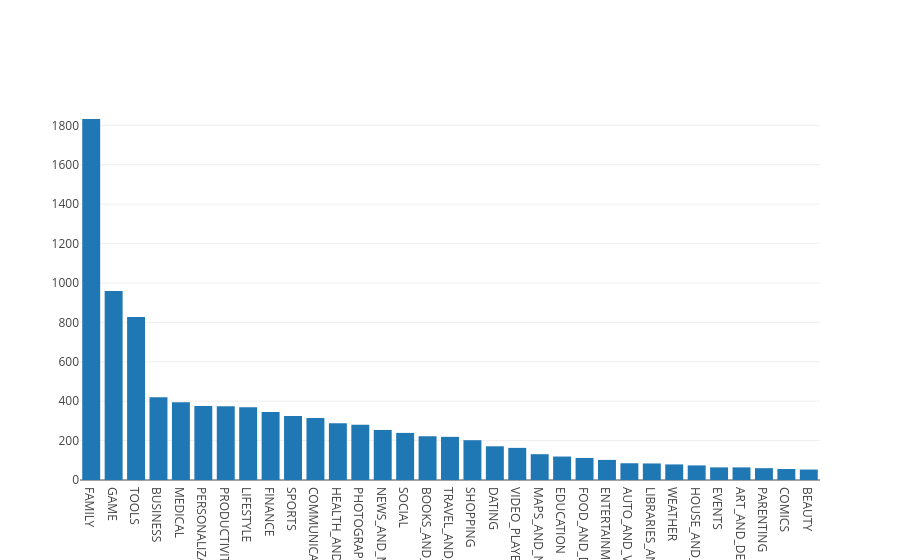

Write notebook code for a chart like this one.
### Markdown cell above
## 4. Exploring app categories
<p>With more than 1 billion active users in 190 countries around the world, Google Play continues to be an important distribution platform to build a global audience. For businesses to get their apps in front of users, it's important to make them more quickly and easily discoverable on Google Play. To improve the overall search experience, Google has introduced the concept of grouping apps into categories.</p>
<p>This brings us to the following questions:</p>
<ul>
<li>Which category has the highest share of (active) apps in the market? </li>
<li>Is any specific category dominating the market?</li>
<li>Which categories have the fewest number of apps?</li>
</ul>
<p>We will see that there are <code>33</code> unique app categories present in our dataset. <em>Family</em> and <em>Game</em> apps have the highest market prevalence. Interestingly, <em>Tools</em>, <em>Business</em> and <em>Medical</em> apps are also at the top.</p>

### Code cell
import plotly
plotly.offline.init_notebook_mode(connected=True)
import plotly.graph_objs as go

# Print the total number of unique categories
num_categories = len(apps['Category'].unique())
print('Number of categories = ', num_categories)

# Count the number of apps in each 'Category'. 
num_apps_in_category = apps['Category'].value_counts()

# Sort num_apps_in_category in descending order based on the count of apps in each category
sorted_num_apps_in_category = num_apps_in_category.sort_values(ascending = False)

data = [go.Bar(
        x = num_apps_in_category.index, # index = category name
        y = num_apps_in_category.values, # value = count
)]

plotly.offline.iplot(data)

### Figure 1 — Plotly figure (JSON) as saved in the notebook; plotly's stock layout.template omitted (floating-point values rounded to 4 significant figures)
{"data": [{"x": ["FAMILY", "GAME", "TOOLS", "BUSINESS", "MEDICAL", "PERSONALIZATION", "PRODUCTIVITY", "LIFESTYLE", "FINANCE", "SPORTS", "COMMUNICATION", "HEALTH_AND_FITNESS", "PHOTOGRAPHY", "NEWS_AND_MAGAZINES", "SOCIAL", "BOOKS_AND_REFERENCE", "TRAVEL_AND_LOCAL", "SHOPPING", "DATING", "VIDEO_PLAYERS", "MAPS_AND_NAVIGATION", "EDUCATION", "FOOD_AND_DRINK", "ENTERTAINMENT", "AUTO_AND_VEHICLES", "LIBRARIES_AND_DEMO", "WEATHER", "HOUSE_AND_HOME", "EVENTS", "ART_AND_DESIGN", "PARENTING", "COMICS", "BEAUTY"], "y": [1832, 959, 827, 420, 395, 376, 374, 369, 345, 325, 315, 288, 281, 254, 239, 222, 219, 202, 171, 163, 131, 119, 112, 102, 85, 84, 79, 74, 64, 64, 60, 56, 53], "type": "bar", "uid": "628a1d45-17b6-4109-9bdf-272f01bfe31c"}], "layout": {}}
